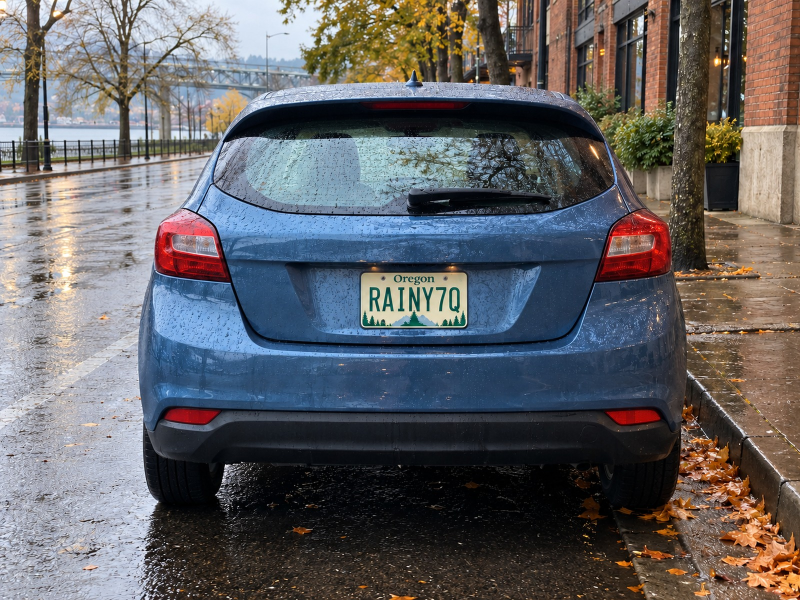
#> input picture docs/seed-photos/RAINY7Q.png, 1600 x 1200 px (shown at 1/2 size); its folder holds 4 pictures in this run
$ python process-seed-photos.py
#> lines starting #> are read from the running program, lines starting #| are printed output that depends on the picture
"""Process fictional seed originals once; contributor processing stays unchanged."""
from pathlib import Path
from PIL import Image

ROOT = Path(__file__).resolve().parents[1]
BOXES = {
    "RAINY7Q": (0.4419, 0.4425, 0.1500, 0.1175),
    "EH2ZED": (0.2800, 0.6433, 0.1756, 0.1317),
    "2FOG4ME": (0.2969, 0.5383, 0.3481, 0.2592),
    "MAPLE9X": (0.4250, 0.4950, 0.2156, 0.1758),
    "YEEHA7Z": (0.4037, 0.5892, 0.1856, 0.1375),
}

def process(image, box):
    image = image.convert("RGB")
    image.thumbnail((1200, 1200), Image.Resampling.LANCZOS)
    w, h = image.size
    blurred = image.resize((max(1, round(w / 24)), max(1, round(h / 24))), Image.Resampling.BILINEAR).resize((w, h), Image.Resampling.BICUBIC)
    x, y, bw, bh = box
    left, top = round(x * w), round(y * h)
    rect = (left, top, left + round(bw * w), top + round(bh * h))
    blurred.paste(image.crop(rect), rect)
    return blurred

if __name__ == "__main__":
    import io
    outputs = {}
    for name, box in BOXES.items():
        with Image.open(ROOT / "docs/seed-photos" / f"{name}.png") as image:
#> image is the input picture: PIL image 1600x1200 RGB; mean R, G, B 98.2, 97.4, 100.5
            buffer = io.BytesIO()
            process(image, box).save(buffer, "JPEG", quality=85)
#> in process, `image.thumbnail((1200, 1200), Image.Resampling.LANCZOS)`:
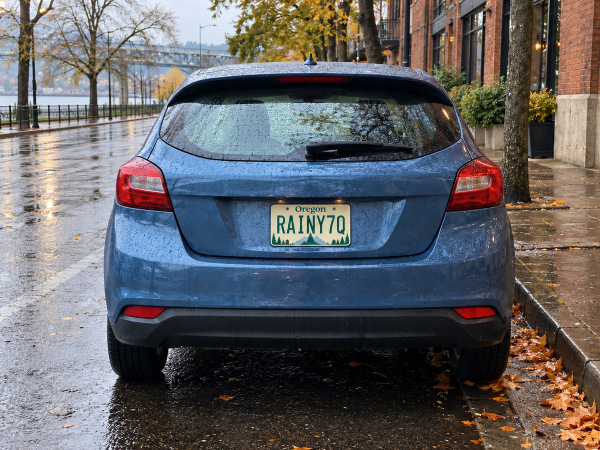
#> image: PIL image 1200x900 RGB (shown at 1/2 size); mean R, G, B 98.3, 97.5, 100.5
#> in process, `blurred = image.resize((max(1, round(w / 24)), max(1, round(h / 24))),..`:
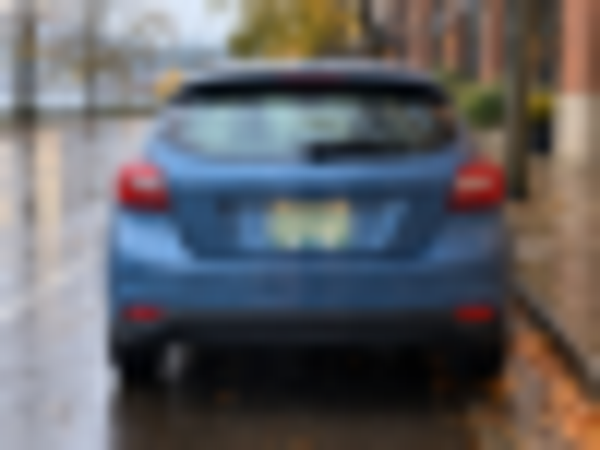
#> blurred: PIL image 1200x900 RGB (shown at 1/2 size); mean R, G, B 98.3, 97.4, 100.5
            outputs[name] = buffer.getvalue()
            print(f"{name}: {len(outputs[name])} bytes")
#> pass 2 of the loop `for name, box in BOXES.items():`:
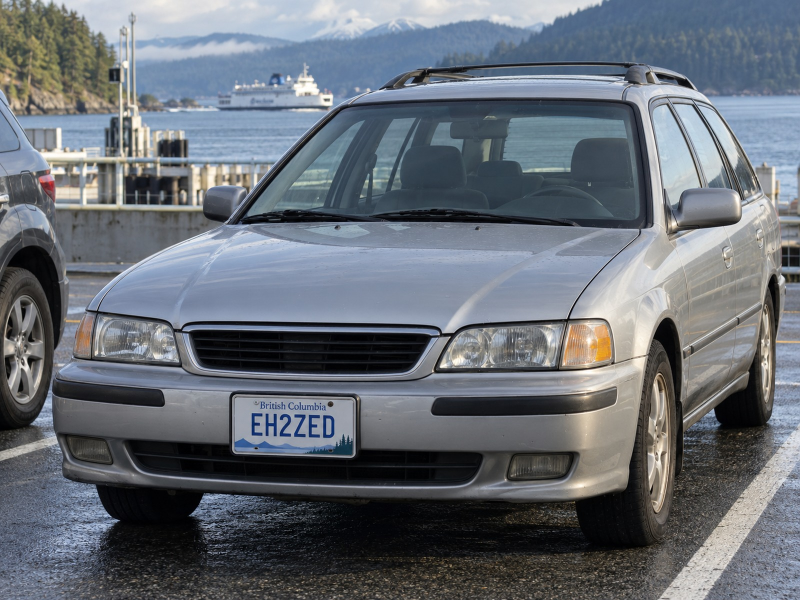
#> input picture docs/seed-photos/EH2ZED.png, 1600 x 1200 px (shown at 1/2 size)
#> image is the input picture: PIL image 1600x1200 RGB; mean R, G, B 103.8, 109.9, 118
#> image: PIL image 1200x900 RGB
#> in process (call 2), `blurred = image.resize((max(1, round(w / 24)), max(1, round(h / 24))),..`:
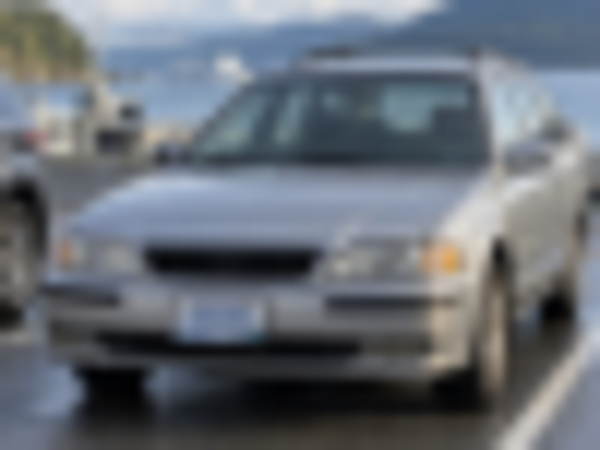
#> blurred: PIL image 1200x900 RGB (shown at 1/2 size); mean R, G, B 103.8, 109.9, 118
#> pass 3 of the loop `for name, box in BOXES.items():`:
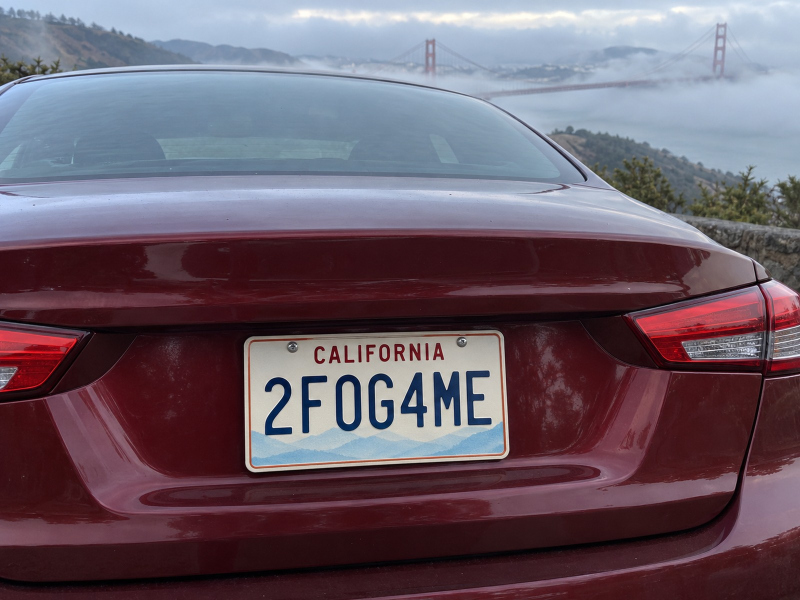
#> input picture docs/seed-photos/2FOG4ME.png, 1600 x 1200 px (shown at 1/2 size)
#> image is the input picture: PIL image 1600x1200 RGB; mean R, G, B 106.8, 91.7, 103.6
#> image: PIL image 1200x900 RGB
#> in process (call 3), `blurred = image.resize((max(1, round(w / 24)), max(1, round(h / 24))),..`:
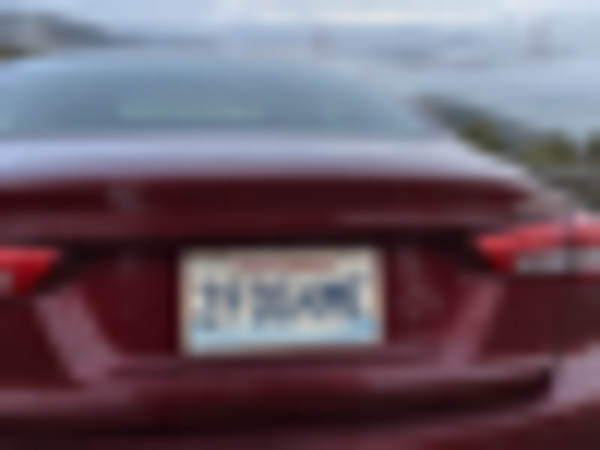
#> blurred: PIL image 1200x900 RGB (shown at 1/2 size); mean R, G, B 106.8, 91.7, 103.6
#> in process (call 3), `blurred.paste(image.crop(rect), rect)`:
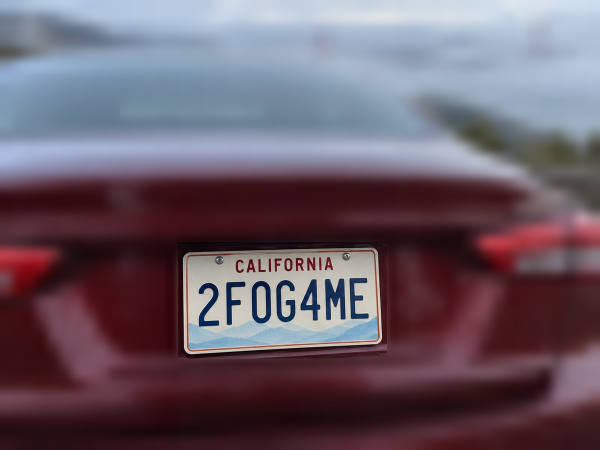
#> blurred: PIL image 1200x900 RGB (shown at 1/2 size); mean R, G, B 106.8, 91.7, 103.6
#> (the run stopped early here; a loop or call above may not have finished)
